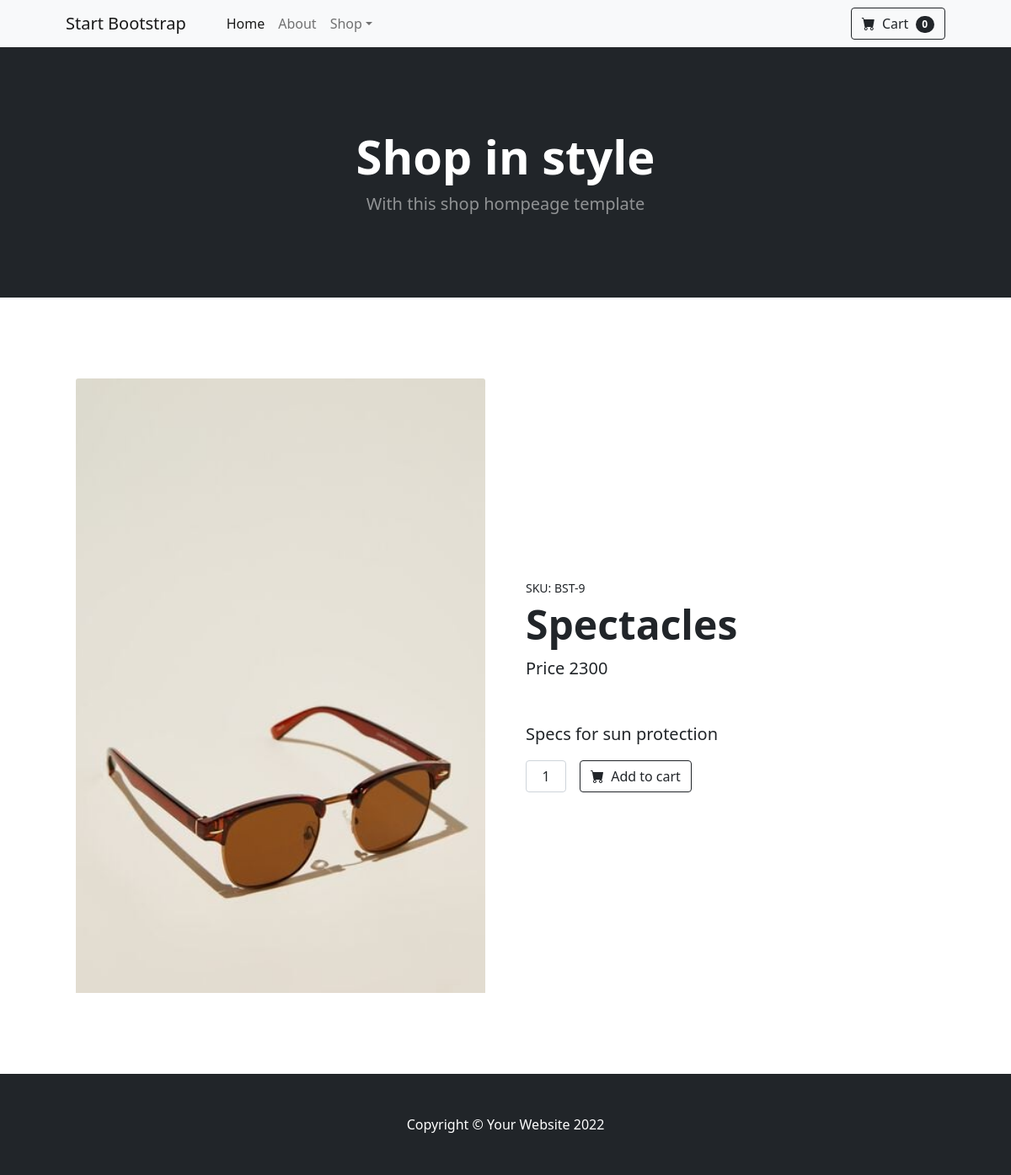
The app's page /products/details/9 with its own data.
### api/models.py (models this page shows, shortened)
class Products(models.Model):
    name = models.CharField( max_length=200)
    price = models.PositiveIntegerField()
    description = models.CharField(max_length=200)
    category = models.CharField(max_length=200)
    image = models.ImageField(null=True,upload_to="images")

### customer/views.py (the view)
# urls.py: path("products/details/<int:id>",views.ProductDetailView.as_view(),name="product-detail"),
class ProductDetailView(DetailView):
    template_name="cust-productdetail.html"
    context_object_name="product"
    pk_url_kwarg="id"
    model=Products

### customer/context_processor.py (called while the page is built)
def cart_count(request):
    if request.user.is_authenticated:
        count=carts.objects.filter(user=request.user).count()
    else:
        count=0
    return {"count":count}

### customer/templates/cust-productdetail.html
{%extends 'base.html'%}
{%block body%}
<section class="py-5">
    <div class="container px-4 px-lg-5 my-5">
        <div class="row gx-4 gx-lg-5 align-items-center">
            <div class="col-md-6">
            {%if product.image%}
              <img class="card-img-top mb-5 mb-md-0" src="{{product.image.url}}" alt="..." /></div>
            {%else%}
              <img class="card-img-top mb-5 mb-md-0" src="https://dummyimage.com/600x700/dee2e6/6c757d.jpg" alt="..." /></div>
            {%endif%}
            <div class="col-md-6">
                <div class="small mb-1">SKU: BST-{{product.id}}</div>
                <h1 class="display-5 fw-bolder">{{product.name}}</h1>
                <div class="fs-5 mb-5">
                    <span >Price</span>
                    <span>{{product.price}}</span>
                </div>
                <p class="lead">{{product.description}}</p>
                <div class="d-flex">
                    <input class="form-control text-center me-3" id="inputQuantity" type="num" value="1" style="max-width: 3rem" />
                    <a class="btn btn-outline-dark flex-shrink-0" type="button" href="{%url 'add-cart' product.id%}">
                        <i class="bi-cart-fill me-1"></i>
                        Add to cart
                    </a>
                </div>
            </div>
        </div>
    </div>
</section>
{%endblock%}

### records on screen
Products: image (picture), id "9", name "Spectacles", price "2300", description "Specs for sun protection"

### other values on screen
{{ count }} "0"
